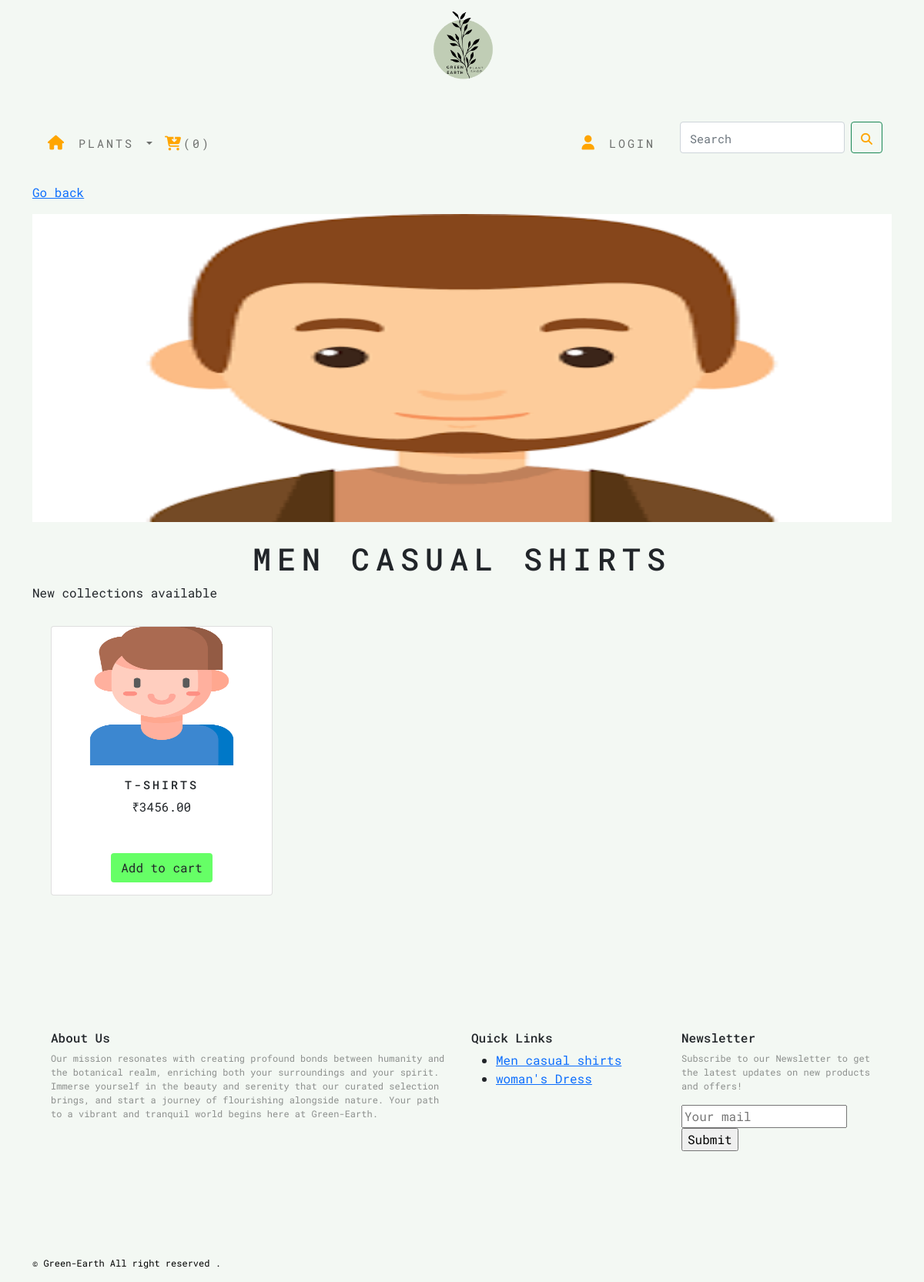
The app's page /shop/men-casual-shirts/ with its own data.
### shop/models.py (models this page shows, shortened)
class Category(models.Model):
    name=models.CharField(max_length=250,unique=True)
    slug=models.SlugField(max_length=250,unique=True)
    description=models.TextField()
    image=models.ImageField(upload_to='category',blank=True)
    class Meta:
        ordering=('name',)
        verbose_name='category'
        verbose_name_plural='categories'
    def get_url(self):
        return reverse('shop:product_by_category',args=[self.slug])

class Products(models.Model):
    name=models.CharField(max_length=250,unique=True)
    slug=models.SlugField(max_length=250,unique=True)
    description=models.TextField(blank=True)
    price=models.DecimalField(max_digits=10,decimal_places=2)
    category=models.ForeignKey(Category,on_delete=models.CASCADE)
    image=models.ImageField(upload_to='product',blank=True)
    stock=models.IntegerField()
    available=models.BooleanField(default=True)
    created=models.DateTimeField(auto_now_add=True)
    updated=models.DateField(auto_now=True)
    class Meta:
        ordering = ('name',)
        verbose_name = 'product'
        verbose_name_plural = 'products'
    def get_url(self):
        return  reverse('shop:prodcatDetail',args=[self.category.slug,self.slug])

### shop/views.py (the view)
# urls.py: path('<slug:c_slug>/', views.allProdCat, name='product_by_category'),
def allProdCat(request,c_slug=None):
    c_page=None
    products_list=None
    categories = Category.objects.all() # edited
    if c_slug!=None:
        c_page=get_object_or_404(Category,slug=c_slug)
        products_list=Products.objects.all().filter(category=c_page,available=True)
    else:
        products_list=Products.objects.all().filter(available=True)
    paginator=Paginator(products_list,8)
    try:
        page=int(request.GET.get('page',1))
    except:
        page=1
    try:
        products = paginator.page(page)
    except (EmptyPage,InvalidPage):
        products = paginator.page(paginator.num_pages)
    return render(request,'category.html',{'category':c_page,'products':products,'categories': categories})

### cart/context_processors.py (called while the page is built)
def counter(request):
    item_count=0
    if 'admin' in request.path:
        return {}
    else:
        try:
            cart=Cart.objects.filter(cart_id=_cart_id(request))
            cart_items=CartItem.objects.all().filter(cart=cart[:1])
            for cart_item in cart_items:
                item_count += cart_item.quantity
        except Cart.DoesNotExist:
            item_count=0
    return dict(item_count=item_count)

### cart/views.py (called while the page is built)
def _cart_id(request):
    cart=request.session.session_key
    if not cart:
        cart=request.session.create()
    return cart

### shop/context_processors.py (called while the page is built)
def menu_links(request):
    links=Category.objects.all()
    return dict(links=links)

### template/category.html (shortened to what this page needs)
{% extends 'base.html' %}
{% load static %}
{% block content %}
    {% if category %}
            <div class="row product_row">
                <div class="mx-auto">
                    <p>
                        <a href="{% url 'shop:allProdCat' %}">Go back</a>
                    </p>
                </div>
            </div>
    {% endif %}
    <div class="mx-auto">
        {% if category %}
            <img class="category_img" src="{{ category.image.url }}" alt="{{category.name}}">
    </div>
    <br>
    <div>
        <h1 class="text-center custom_title">{{category.name}}</h1>
        <p class="text-justify">{{category.description}}</p>
    </div>
        {% endif %}
<div class="container" >
    <div class="row mx-auto">
        {% for product in products.object_list %}
            <div class="custom_margin col-9 col-sm-6 col-md-4 col-lg-3">
                <div class="card text-center" style="min-width: 18rem;height:350px;">
                    <a href="{{product.get_url}}"><img class=" card-img-top" src="{{ product.image.url }}" alt="{{product.name}}" style="height:180px;"></a>
                        <div class="card-body d-flex flex-column">
                            <h3>{{product.name}}</h3>
                            <p>₹{{product.price}}</p>
                                <div class="mt-auto">
                                    {% if product.stock > 0 %}
                                    <a href="{% url 'cart:add_cart' product.id%}" class="btn" style="background-color:#66FF66">Add to cart</a>
                                    {% endif %}
                                </div>
                        </div>
                </div>
            </div>
             {% endfor %}
    </div>
        <br></div>
{% endblock %}

### template/footer.html
<footer class="footer navbar-fixed-bottom ">
    <div class="container">
      <div class="row mx-auto">
        <div class="col-6"><h6>About Us</h6>
          <p>Our mission resonates with creating profound bonds between humanity and the botanical realm, enriching both your surroundings and your spirit. Immerse yourself in the beauty and serenity that our curated selection brings, and start a journey of flourishing alongside nature. Your path to a vibrant and tranquil world begins here at Green-Earth.</p>
        </div>
        <div class="col" ><h6>Quick Links</h6>
           <ul> {% for cat in links %}
            <li><a href="{{cat.get_url}}">{{cat.name}}</a></li>
               {% endfor %}
           </ul>
        </div>
         <div class="col" ><h6>Newsletter</h6>
           <p>Subscribe to our Newsletter to get the latest updates on new products and offers!</p>
           <input type="text" placeholder="Your mail">
           <input type="submit">
         </div>
        </div>
      </div>
      <div class="footer navbar-fixed-bottom  custom_footer" >
  <p>
    &copy; Green-Earth All right reserved .
  </p>
</div>
</footer>

### static/css/custom.css (style rules this page uses)
body { font-family: 'Roboto Mono', monospace; background-color:rgb(208, 248, 204 ); }
.product_row { padding-top:15px; }
.category_img { height:400px; width:100%; }
.custom_title { letter-spacing:0.2em; text-transform: uppercase; }
.custom_margin { padding-top:15px; padding-bottom:15px; }
.card-body h3 { letter-spacing:0.2em; font-size:15px; text-transform: uppercase; }
.footer { display: block; position: relative; padding-top: 136px; height:auto; width:100%; }
.footer p { font-size:12px; color:rgb(140, 143, 141); }
.custom_footer p { color:black; }

### records on screen
Category: image (picture), name "MEN CASUAL SHIRTS", description "New collections available", name "Men casual shirts"
Products: image (picture), name "T-SHIRTS", price "3456.00", stock "Add to cart"
Category: name "woman's Dress"

### other values on screen
{{ item_count }} "0"
